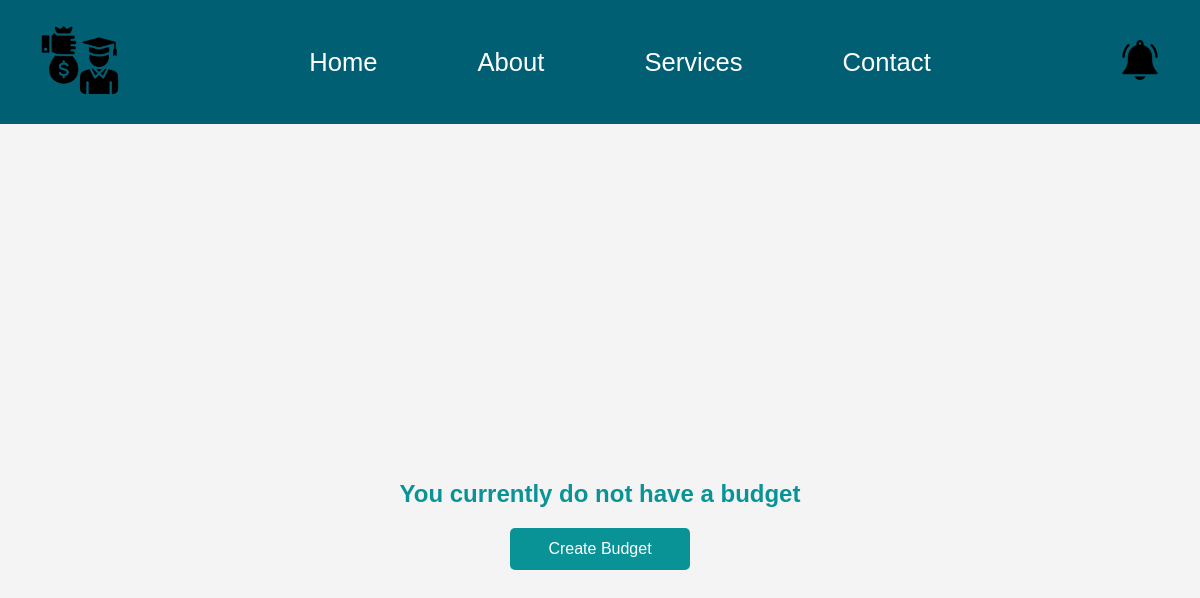
/budget/ (signed in), run on an earlier commit of the app's database.
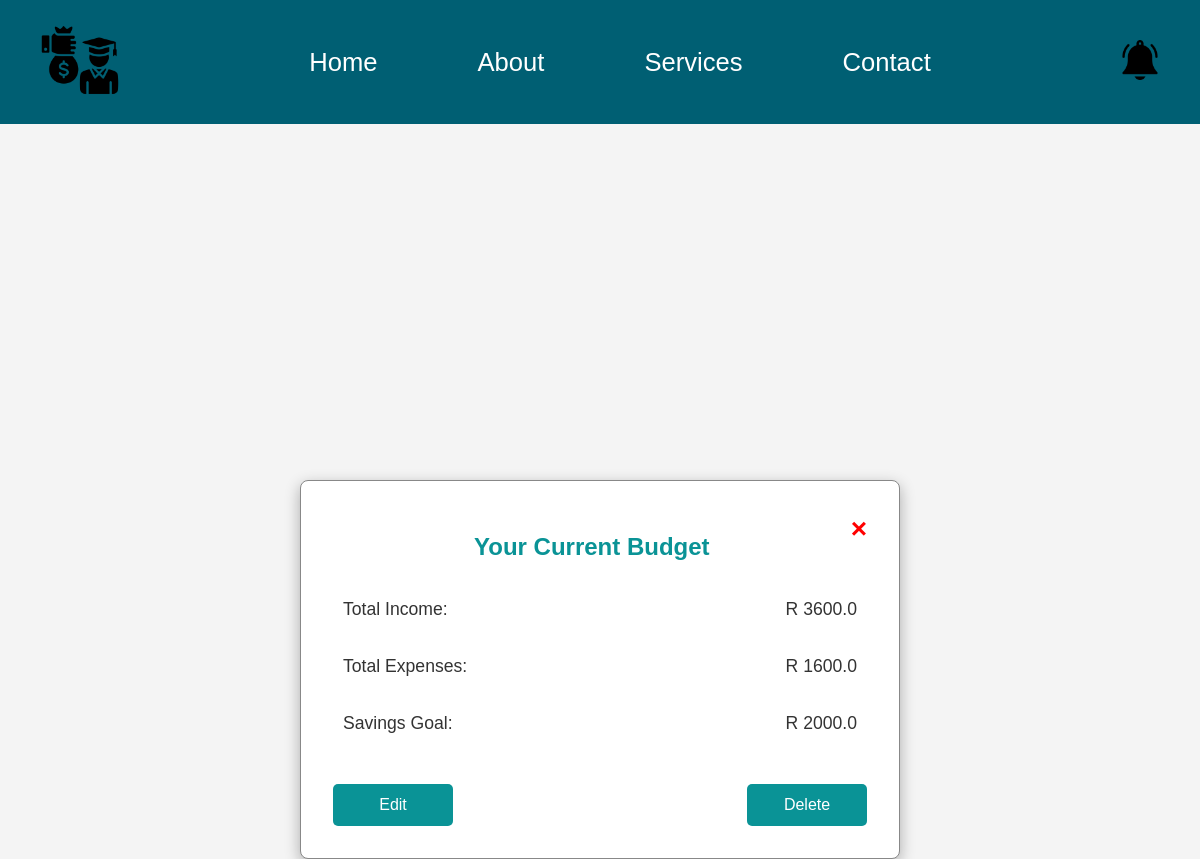
And on a later commit of the database.
### unisave/models.py (models this page shows)
class Budget(models.Model):
    user = models.ForeignKey(User, on_delete=models.CASCADE)
    total_income = models.FloatField()
    total_expenses = models.FloatField()
    savings_goal = models.FloatField()
    date_created = models.DateTimeField(auto_now_add=True)

### unisave/views.py (the view)
# urls.py: path('budget/', views.budget_view, name='budget'),
def budget_view(request):
    try:
        budget = Budget.objects.get(user=request.user)
        has_budget = True
    except Budget.DoesNotExist:
        budget = None
        has_budget = False
    if request.method == 'POST':
        budget_form = BudgetForm(request.POST)
        if budget_form.is_valid():
            new_budget = budget_form.save(commit=False)
            new_budget.user = request.user
            new_budget.save()
            return redirect('budget')
    else:
        budget_form = BudgetForm(instance=budget) if has_budget else BudgetForm()
    return render(request, 'budget.html', {
        'budget_form': budget_form,
        'budget': budget,
        'has_budget': has_budget,
    })

### templates/budget.html (shortened to what this page needs)
<!DOCTYPE html>
<html lang="en">
<head>
    {% load static %}
    <link rel="stylesheet" href="{% static 'css/budget_style.css' %}">
</head>
<body>
    <div class="navbar">
        {% include 'navbar.html' %}
    </div>
    {% if not has_budget %}
        <h2 class="has-budget">You currently do not have a budget</h2>
        <button id="createBudgetBtn" aria-label="Create Budget">Create Budget</button>
    {% endif %}
    {% if has_budget %}
        <div class="budget-display">
            <span class="close" id="closeBudgetDisplay"><a href="{% url 'home' %}"  style="text-decoration: none; color: red;">&times;</a></span>
            <h2>Your Current Budget</h2>
            <div class="table-row">
                <span class="amount-label">Total Income:</span>
                <span class="money-amount">R {{ budget.total_income }}</span>
            </div>
            <div class="table-row">
                <span class="amount-label">Total Expenses:</span>
                <span class="money-amount">R {{ budget.total_expenses }}</span>
            </div>
            <div class="table-row">
                <span class="amount-label">Savings Goal:</span>
                <span class="money-amount">R {{ budget.savings_goal }}</span>
            </div>
            <div class="buttons-container">
                <button id="editBudgetBtn" aria-label="Edit Budget" type="button">Edit</button>
                <button id="deleteBudgetBtn" aria-label="Delete Budget" type="button">Delete</button>
            </div>
        </div>
    {% endif %}
</body>
</html>

What changed in the data, as far as the page shows it:
added Budget: total_income "3600.0", total_expenses "1600.0", savings_goal "2000.0"
Also different on the page:
text no longer shown: "You currently do not have a budget Create Budget"
text now shown: "× Your Current Budget Total Income: R Total Expenses: R Savings Goal: R Edit Delete"
